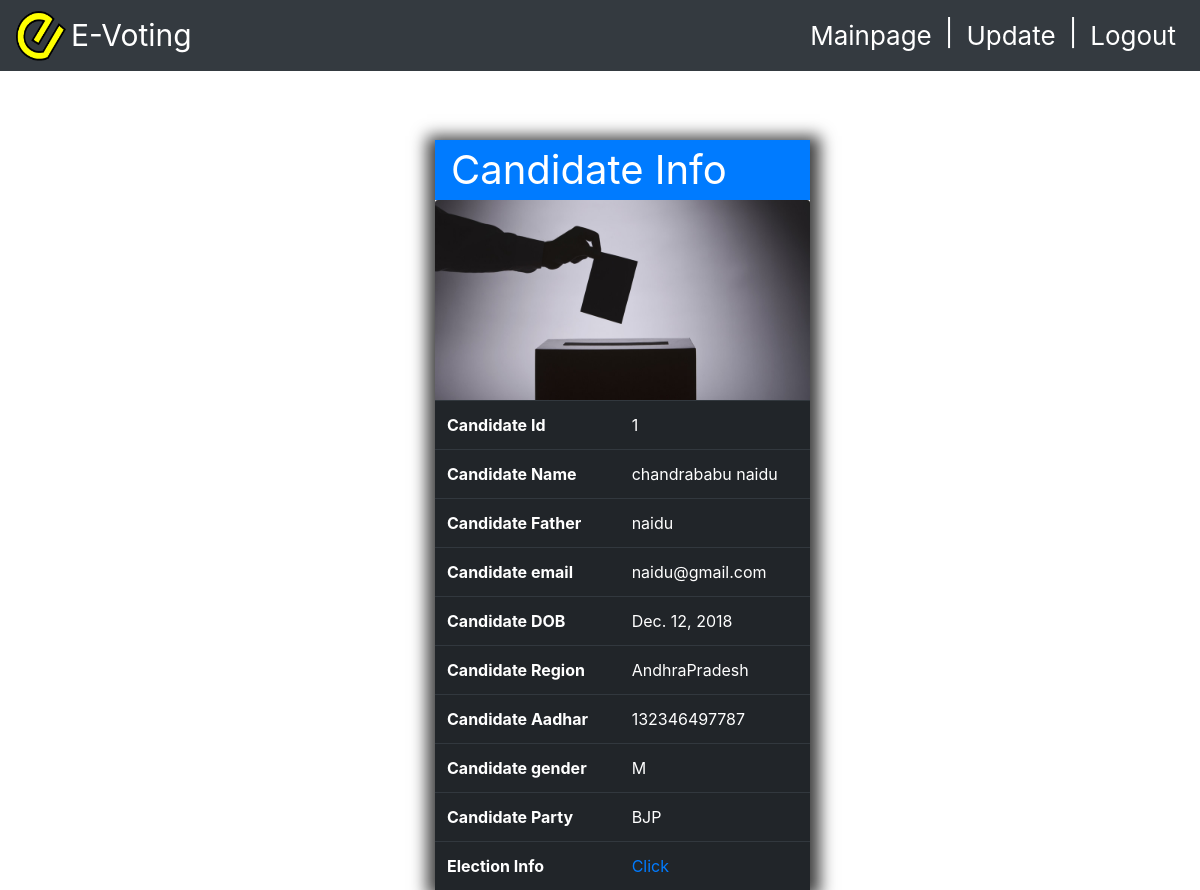
Screenshot of /organiser_app/view/1 (signed in) with the database file from the repository.
### organiser_app/models.py (models this page shows, shortened)
class Candidate(models.Model):
    candidate_id=models.AutoField(primary_key=True)
    candidate_name=models.CharField(max_length=50,null=False)
    candidate_fname=models.CharField(max_length=50,null=False)
    candidate_party=models.CharField(choices=party_options,null=False,max_length=10,default="Bhartiya Janta Party")
    candidate_region=models.CharField(choices=region_options,null=False,max_length=10,default="AndhraPradesh")
    candidate_gender=models.CharField(choices=Gender_options,null=False,max_length=1,default="Male")
    candidate_email=models.EmailField(unique=True,null=False)
    candidate_dob=models.DateField(null=False)
    candidate_aadhar=models.BigIntegerField(unique=True,null=False)
    profile_pic=models.ImageField(upload_to='profile_pics',blank=True)

### organiser_app/views.py (the view)
# urls.py: path('view/<int:pk>',views.candidate_view,name='candidate_view'),
@login_required
def candidate_view(request,pk):
    template_name='organiser_app/candidate_detail.html'
    candidate=get_object_or_404(Candidate,pk=pk)
    region=region_options[candidate.candidate_region]
    context={'object':candidate, 'region':region}
    return render(request,template_name,context=context)

### organiser_app/templates/organiser_app/candidate_detail.html (shortened to what this page needs)
{% load staticfiles %}
{% load widget_tweaks %}
<!DOCTYPE html>
<html lang="en">
  <head>
    <link rel="stylesheet" href="https://stackpath.bootstrapcdn.com/bootstrap/4.1.3/css/bootstrap.min.css">
    <link rel="stylesheet" href="https://cdnjs.cloudflare.com/ajax/libs/font-awesome/4.7.0/css/font-awesome.min.css">
  </head>
    <body style="position:relative; padding-top: 20px">
        <nav class="navbar fixed-top container-fluid navbar-expand-lg navbar-light bg-dark" style="background-color:#008B8B" >
            <div class="collapse navbar-collapse" id="navbarSupportedContent">
              <img src="{% static "images/e-voting.png"%}" alt="evoting image" width="50" height="50">
              <p style="color:white; font-size:30px;margin:5px"><a style="color:white;text-decoration: none" href="{% url 'evoting-home' %}" >E-Voting </a></p>
            </div>
              <ul class=" nav navbar-nav navbar-right">
                <li class="nav-item active">
                  <a class="nav-link text-white" href="{% url "organiser_app:mainpage" %}" style="font-size:26px">Mainpage <span class="sr-only">(current)</span></a>
                </li>
                <li>
                  <p class="text-white " style="font-size:26px;margin:5px">|</p>
                </li>
                <li class="nav-item active">
                  <a class="nav-link text-white" href="{% url "organiser_app:candidate_edit" object.candidate_id %}" style="font-size:26px">Update <span class="sr-only">(current)</span></a>
                </li>
                <li>
                  <p class="text-white " style="font-size:26px;margin:5px">|</p>
                </li>
                <li class="nav-item active">
                  <a class="nav-link text-white" href="{% url 'organiser_app:evoting-logout'%}" style="font-size:26px">Logout <span class="sr-only">(current)</span></a>
                </li>
              </ul>
          </nav>
  <div style="margin-top:60px">
          {% if object %}
          <div class="container-fluid h-100 text-dark " style="margin-top:100px">
                  <div class="row justify-content-center align-items-center h-100 ">
                          <div class="col col-sm-6 col-md-6 col-lg-4 col-xl-3 ">
          <div class="table-container">
          <div style="font-size:40px;" class="bg-primary text-white pl-3">Candidate Info</div>
          {% if object.profile_pic %}
           <img class="card-img-top" src="{{ object.profile_pic.url }}" alt="Card image cap" width="50" height="200">
             {% else %}
               <img class="card-img-top" src="{% static 'images/default.jpg' %}" alt="Card image cap" width="50" height="200">
               {% endif %}
          <table class="table table-dark"
              <tr>
                  <th> Candidate Id</th>
                  <td>{{ object.candidate_id}}</td>
              <tr>
                  <th> Candidate Name</th>
                  <td>{{ object.candidate_name}}</td>
              </tr>
              <tr>
                  <th> Candidate Father</th>
                  <td>{{ object.candidate_fname}}</td>
              </tr>
              <tr>
                  <th> Candidate email</th>
                  <td>{{ object.candidate_email}}</td>
              </tr>
              <tr>
                  <th> Candidate DOB</th>
                  <td>{{ object.candidate_dob}}</td>
              </tr>
              <tr>
                  <th> Candidate Region</th>
                  <td>{{ region }}</td>
              </tr>
              <tr>
                  <th> Candidate Aadhar</th>
                  <td>{{ object.candidate_aadhar}}</td>
              </tr>
              <tr>
                  <th> Candidate gender</th>
                  <td>{{ object.candidate_gender}}</td>
              </tr>
              <tr>
                  <th> Candidate Party</th>
                  <td>{{ object.candidate_party}}</td>
              </tr>
              <tr>
                  <th> Election Info</th>
                  <td><a href="{% url "organiser_app:candidate-election" object.candidate_id %}">Click</a></td>
              </tr>
  </table>
</div>
</div>
</div>
              {% endif %}
  </div>
  </body>
</html>

### organiser_app/templates/organiser_app/candidate_detail.html (style rules this page uses)
.table-container { -webkit-box-shadow: 1px 5px 15px 9px rgba(0,0,0,0.75); -moz-box-shadow: 1px 5px 15px 9px rgba(0,0,0,0.75); box-shadow: 1px 5px 15px 9px rgba(0,0,0,0.75); width:375px; height:743px; margin-left: -30px; margin-top:20px; }

### rows the page displays
Candidate: profile_pic (picture), candidate_id "1", candidate_name "chandrababu naidu", candidate_fname "naidu", candidate_email "naidu@gmail.com", candidate_dob "Dec. 12, 2018", candidate_aadhar "132346497787", candidate_gender "M", candidate_party "BJP"

### other values shown
{{ region }} "AndhraPradesh"
